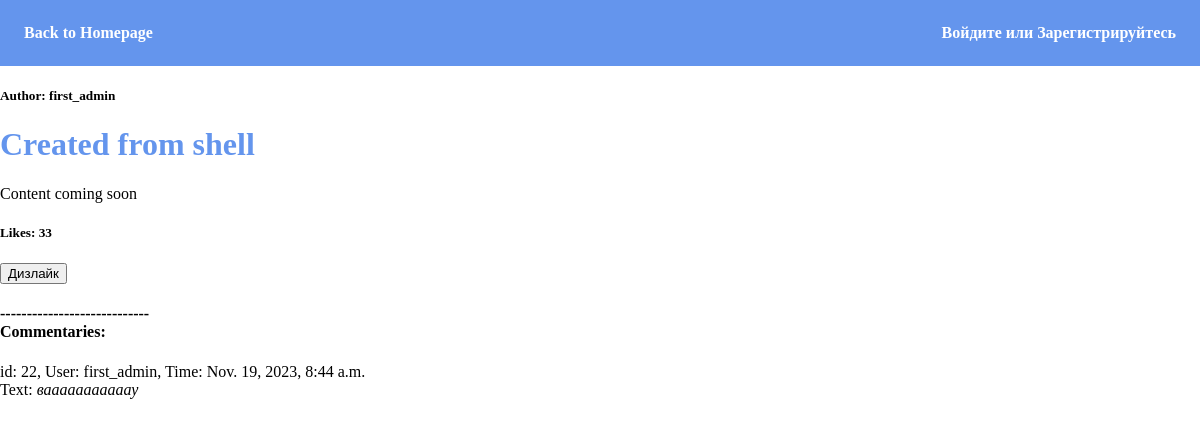
Screenshot of /news/2/ with the database file from the repository.
### news/models.py (models this page shows, shortened)
class News(models.Model):
    author = models.ForeignKey(User, null=True, on_delete=models.SET_NULL) # УКАЗАНИЕ АВТОРА
    article = models.CharField(max_length=100) # ЗАГОЛОВОК НОВОСТИ
    body = models.TextField(blank=True, null=True) # ТЕКСТ НОВОСТИ
    commentary = models.ManyToManyField(Commentaries)
    likes = models.ManyToManyField(Likes)
    def get_likes(self):
        return self.likes.count()

class Commentaries(models.Model):
    class Meta:
        ordering = ['-date']
    user = models.ForeignKey(User, null=True, on_delete=models.SET_NULL)
    date = models.DateTimeField(auto_now_add=True)
    text = models.TextField(blank=False, null=True)

### news/views.py (the view)
# urls.py: path('news/<int:pk>/', detail_view, name='detail-news'),
def detail_view(request, pk):
    try:
        obj = News.objects.get(id=pk)
    except News.DoesNotExist:
        raise Http404
    return render(request, 'news/detail.html', {'single_object': obj})

### news/templates/news/detail.html (shortened to what this page needs)
{% extends "base.html" %}
{% block content %}
<h5>Author: {{ single_object.author }}</h5>
<h1>{{ single_object.article }}</h1>
{% include 'news/detail_snippet.html' with single_object=single_object %}
<h5>Likes: {{ single_object.get_likes }}</h5>
<form action="/news/like/{{ single_object.pk }}/" method="post">
    {% if not single_object.get_likes %}
        <input type="submit" value="Лайк">
    {% else %}
        <input type="submit" value="Дизлайк">
    {% endif %}
</form>
<h4>
    ----------------------------<br>
    Commentaries:
</h4>
{% for c in single_object.commentary.all %}
    <p>
        id: {{ c.pk }},
        User: {{ c.user }},
        Time: {{ c.date }}<br>
        Text: <i>{{ c.text }}</i><br>
    </p>
{% endfor %}
{% endblock %}

### templates/base.html (style rules this page uses)
body { margin: 0; }
h1 { color: cornflowerblue; }

### rows the page displays
News: author "first_admin", article "Created from shell", get_likes "33"
Commentaries: pk "22", user "first_admin", date "Nov. 19, 2023, 8:44 a.m.", text "вааааааааааау"
